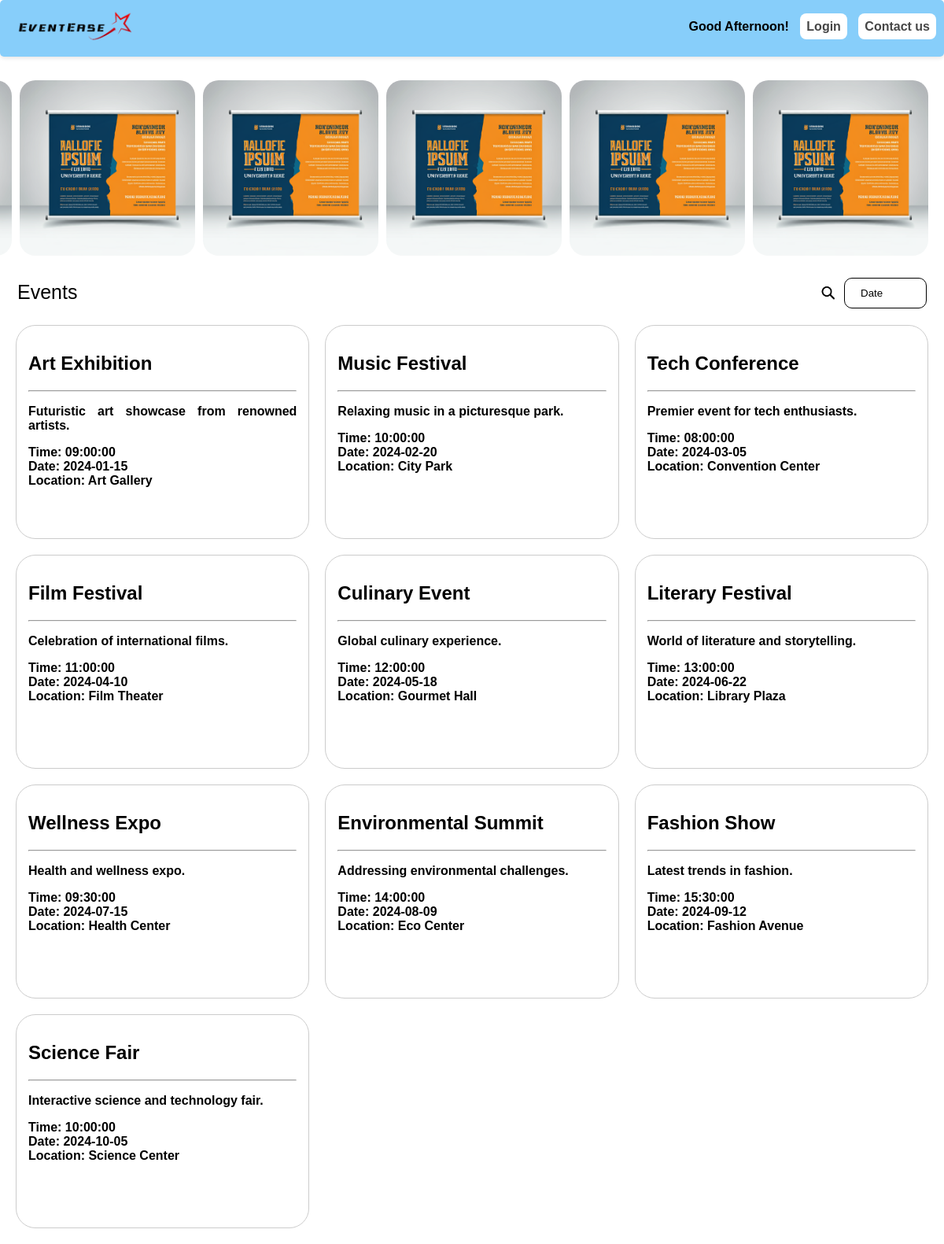
Before: / with the older database file.
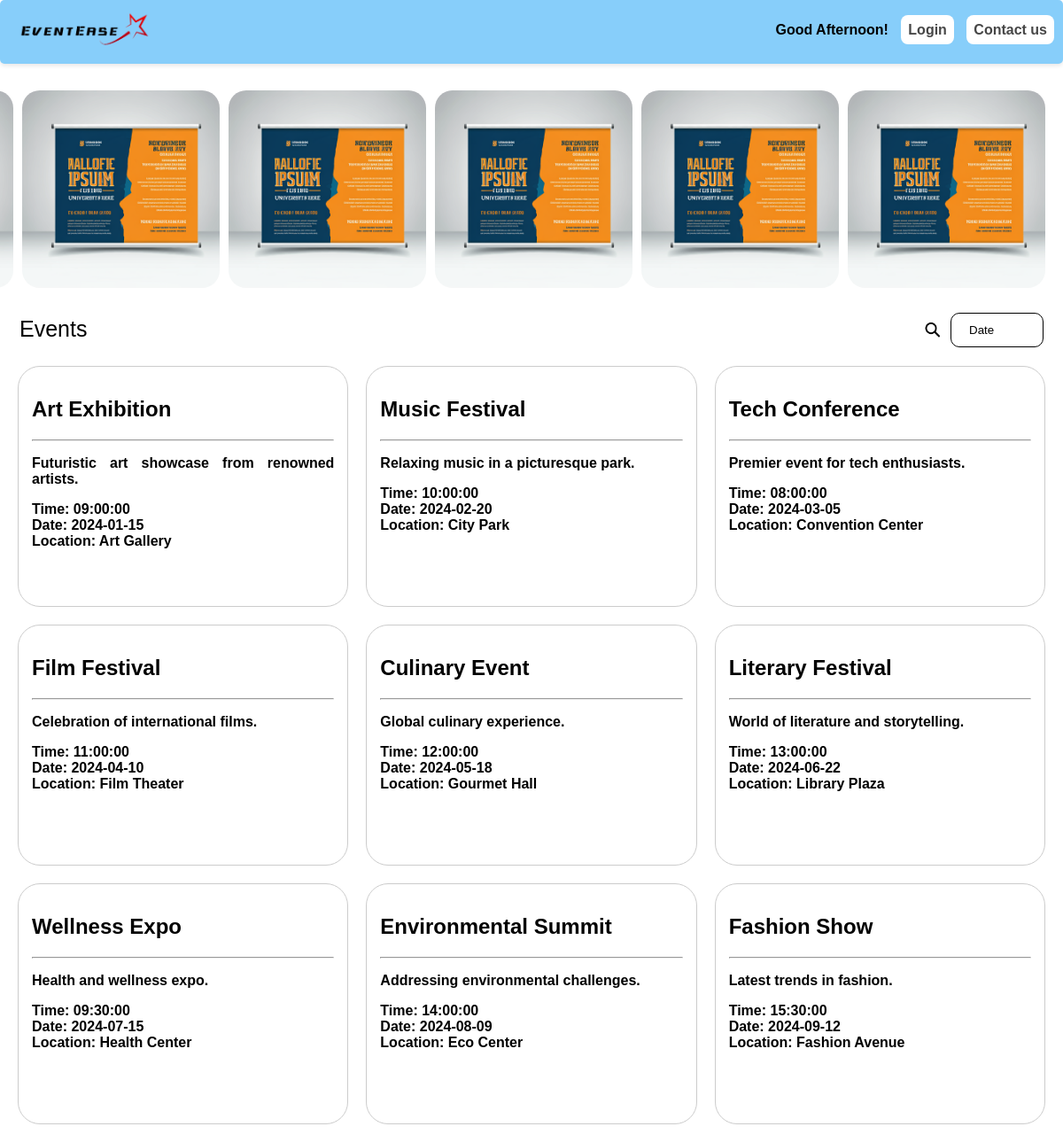
After: the same page with the newer database file.
### tables this page shows
CREATE TABLE `events` (
  `no` int(11) NOT NULL,
  `name` varchar(20) NOT NULL,
  `short_dis` varchar(200) NOT NULL,
  `long_dis` varchar(2000) NOT NULL,
  `flag` tinyint(1) NOT NULL,
  `time` time NOT NULL,
  `date` date NOT NULL,
  `location` varchar(20) NOT NULL,
  `people_limit` int(11) NOT NULL,
  `event_type` varchar(50) NOT NULL,
  `approvedstatus` int(11) NOT NULL,
  `supervisor` varchar(100) NOT NULL,
  `event_banner` varchar(200) NOT NULL,
  `organizer` varchar(100) NOT NULL
);

### app/Controllers/HeaderController.php (called while the page is built, shortened)
<?php
class HeaderController {
    public function render() {
        $username = isset($_SESSION['username']) ? $_SESSION['username'] : 'Guest';
        require __DIR__ . '/../Views/events/header.php';
    }
}
?>

### app/Controllers/EventController.php (called while the page is built, shortened)
<?php
class EventController
{
    private $eventModel;
    public function __construct(Database $database)
    {
        $this->eventModel = new EventModel($database);
    }
    public function index()
    {
        $events = $this->eventModel->getAllEvents();
        include __DIR__ . '/../Views/events/index.php';
    }
}
?>

### app/Database.php (called while the page is built, shortened)
<?php
class Database
{
    private $host = 'localhost';
    private $user = 'root';
    private $password = '';
    private $db_name = 'eventease';
    public function getConnection()
    {
        $this->con = new mysqli($this->host, $this->user, $this->password, $this->db_name);
        return $this->con;
    }
}
?>

### app/Models/EventModel.php (called while the page is built, shortened)
<?php
class EventModel {
    private $conn;
    public function __construct(Database $database) {
        $this->conn = $database->getConnection();
    }
    public function getAllEvents() {
        $query = "SELECT * FROM events";
        $result = $this->conn->query($query);
        return $result->fetch_all(MYSQLI_ASSOC);
    }
}

### app/views/events/main.php (the view, shortened to what this page needs)
<!DOCTYPE html>
<html>
<head>
    <link rel="stylesheet" type="text/css" href="mainstyle.css">
</head>
<body class="mainbody">
    <div class="topics">
        Events
        <div class="icons">
            <img src="images/searchicon.png" alt="search" style="width:20px">
            <form>
                <select>
                    <option value="option1">Date</option>
                </select>
            </form>
        </div>
    </div>
    <div class="card-container">
        <?php if (!empty($events)): ?>
            <?php foreach ($events as $data): ?>
                <a href="event.php?no=<?php echo $data['no']; ?>">
                    <div class="card">
                        <h2><?php echo $data['name']; ?></h2>
                        <hr>
                        <p><?php echo $data['short_dis']; ?></p>
                        <p>
                            Time: <?php echo $data['time']; ?>
                            <br>
                            Date: <?php echo $data['date']; ?>
                            <br>
                            Location: <?php echo $data['location']; ?>
                        </p>
                    </div>
                </a>
            <?php endforeach; ?>
        <?php else: ?>
            <p>No results found.</p>
        <?php endif; ?>
    </div>
</body>
</html>

### public/index.php (shortened to what this page needs)
<?php
require __DIR__ . '/../app/Database.php';
require __DIR__ . '/../app/Models/UserModel.php';
require __DIR__ . '/../app/Models/EventModel.php';
require __DIR__ . '/../app/Controllers/EventController.php';
require __DIR__ . '/../app/Controllers/HeaderController.php';
$database = new Database();
$econtroller = new EventController($database);
$hcontroller = new HeaderController();
$url = isset($_GET['url']) ? $_GET['url'] : '';
switch ($url) {
    default:
        $hcontroller->render();
        $econtroller->index();
        break;
}
?>

### app/views/events/header.php (shortened to what this page needs)
<!DOCTYPE html>
<html lang="en">
<head>
    <link rel="stylesheet" type="text/css" href="headerstyle.css">
</head>
<body>
    <div class="headerbody">
        <a style="margin-left:10px;" href="index.php" target="_parent"><img src="./images/logo.png" alt="logo" width="150px"></a>
        <div>
            <?php if ($username !== 'Guest') { ?>
                <ul class="nothingul">
                    <?php
                        date_default_timezone_set('Asia/Colombo');
                        $hour = date('H');
                        $greeting = ($hour < 12) ? 'Good Morning!' : (($hour < 18) ? 'Good Afternoon!' : 'Good Evening!');
                    ?>
                    <li><?php echo $greeting ." ". $fname; ?></li>
                    <li><a href="userprofile.php" target="_self" class="nothing"><img src="<?php echo $profilePicture; ?>" alt="Profile Picture" width="50px"></a></li>
                    <li class="dropdown">
                        <a class="nothing"><img src="./images/bell.png" alt="Notifications" width="50px"></a>
                        <div class="dropdown-content">
                            <p style="text-align: center;">Upcoming Events</p>
                            <hr>
                            <a href="#">Art Exhibition on 2024-01-05</a>
                            <a href="#">Music Festival on 2024-02-20</a>
                        </div>
                    </li>
                    <?php if($userData['usertype']==='staff'){?>
                        <li><a href="approve_events" target="_self">Approve Events</a></li>
                    <?php } ?>
                    <?php if($userData['usertype']==='event organizer'){?>
                        <li><a href="myevents" target="_self">My events</a></li>
                    <?php } ?>
                    <li><a href="logout.php" target="_self">Logout</a></li>
                    <li><a href="contactus.php" target="rside">Contact us</a></li>
                </ul>
            <?php } else { ?>
                <ul>
                    <?php
                        $hour = date('H');
                        $greeting = ($hour < 12) ? 'Good Morning!' : (($hour < 18) ? 'Good Afternoon!' : 'Good Evening!');
                    ?>
                    <li><?php echo $greeting; ?></li>
                    <li><a href="login.php" target="_self">Login</a></li>
                    <li><a href="contactus.php" target="rside">Contact us</a></li>
                </ul>
            <?php } ?>
        </div>
    </div>
</body>
</html>

### app/views/events/index.php (shortened to what this page needs)
<!DOCTYPE html>
<head>
<link rel="stylesheet" type="text/css" href="indexstyle.css">
</head>
<body>
    <div class="box">
    <div class="sliding-panel">
        <div class="panel-content">
            <div class="event">
                <img src="./images/events/event.png" alt="Image 1">
            </div>
            <div class="event">
                <img src="./images/events/event.png" alt="Image 2">
            </div>
            <div class="event">
                <img src="./images/events/event.png" alt="Image 2">
            </div>
            <div class="event">
                <img src="./images/events/event.png" alt="Image 2">
            </div>
            <div class="event">
                <img src="./images/events/event.png" alt="Image 2">
            </div>
        </div>
    </div>
</div>
    <main>
        <?php include 'main.php'; ?>
    </main>
</body>
</html>

### public/headerstyle.css (style rules this page uses)
body { margin: -1px; padding: -1px; font-family: Arial, Helvetica, sans-serif; }
.headerbody { background-color: lightskyblue; border-radius: 5px; margin: 0px; padding-top: 2px; padding: 10 0 10 0px; }
div img { margin:10px; }
.headerbody > div { float: right; font-family: Arial, Helvetica, sans-serif; font-weight: bold; }
div ul:not(.nothingul) { display: inline-block; margin-top: 23px; margin-right: 5px; }
div ul li { display: inline; margin: 5px; }
a { text-decoration: none; font-family: sans-serif; font-weight: bold; }
li a:not(.nothing) { padding: 8px; color: rgba(0, 0, 0, 0.726); background-color: white; border-radius: 8px; }
.headerbody { position: sticky; top: 0; width: 100%; z-index: 1; box-shadow: 0 2px 5px rgba(0,0,0,0.1); }

### public/indexstyle.css (style rules this page uses)
main { width: 73%; height: 89%; float: left; }
body { margin: 0; overflow: hidden; }

### public/mainstyle.css (style rules this page uses)
.mainbody { font-family: Arial, Helvetica, sans-serif; font-size: normal; overflow: auto; }
html, body { height: 100%; }
div > div { float: right; font-family: Arial, Helvetica, sans-serif; font-weight: bold; }
.icons { display: flex; align-items: center; justify-content: center; margin-top: -4px; }
.icons form { border-radius: 10px; margin: 0px; border-style: solid; border-width: 1px; }
.icons form select { appearance: none; border: none; background-color: #fff; padding: 5px 20px; border-radius: 10px; cursor: pointer; margin-bottom: 6px; }
.topics { font-size: 25px; font-weight: 300; margin: 22px; margin-bottom: 7px; padding: auto; }
.card-container { display: grid; grid-template-columns: repeat(auto-fit, minmax(300px, 1fr)); grid-gap: 20px; padding: 20px; }
.card-container a { text-decoration: none; color: black; }
.card { height: 240px; background-color:white; border: 1px solid #ccc; border-radius: 25px; padding: 15px; text-align: justify; }
ul { list-style-type: none; }
.sliding-panel { position: relative; overflow: hidden; width: 200%; height: 50%; }
.panel-content { display: flex; column-gap: 10px; animation: scroll 100s linear infinite; }
.event { position: relative; display: inline-block; width: 25%; height: auto; justify-items: center; }
.event img { width: 100%; height: auto; display: block; border-radius: 20px; }
.box { margin:20px; }

### app/views/events/index.php (style rules this page uses)
main { width: 100%; }

Changed rows visible on the page:
removed events: name "Science Fair", short_dis "Interactive science and technology fair.", time "10:00:00", date "2024-10-05", location "Science Center"
